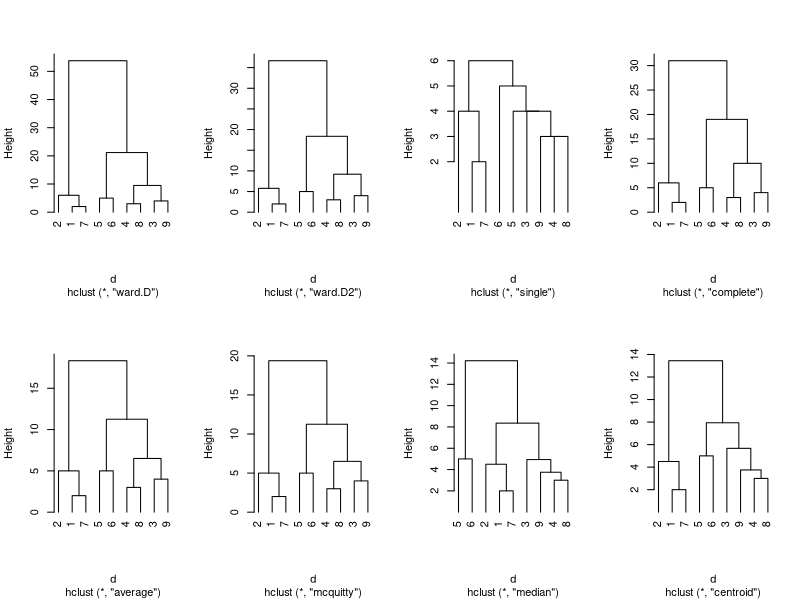
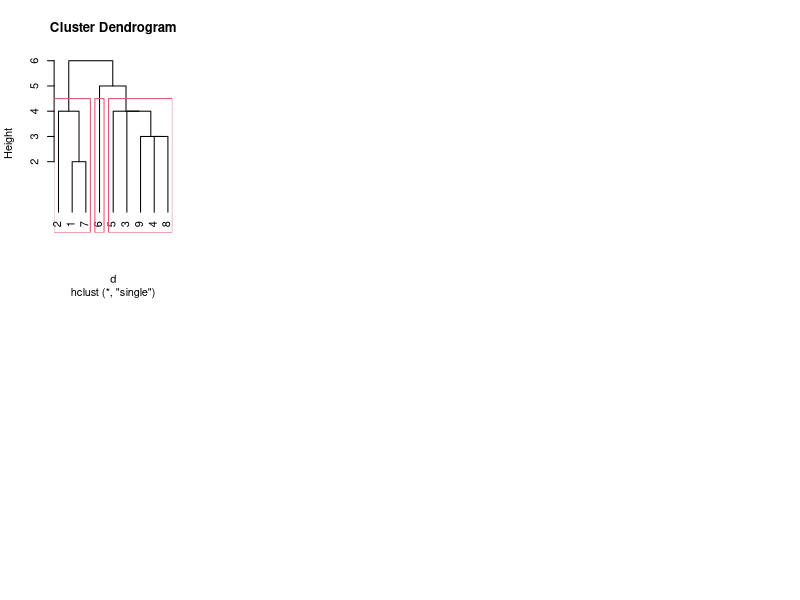

These charts were generated, in order, by the following R code:
#1.2
N=100000;x=runif(N,0,5);y=runif(N,0,10)
f <- function(x, y) {return(x * y * exp(-x * y - x^2))}
v=f(x,y)
summary(v)
mean(v)*50

install.packages("pracma")
library(pracma)
# 使用integral2函数进行数值积分
result <- integral2(f, 0, 5, 0, 10)
print(result)

#1.3
-qchisq(0.025, 10)+qchisq(0.975,10)
for (i in 10:50) print(-qchisq(0.025, i)+qchisq(0.975,i))

#1.4
N=100000
x=rexp(N,2);y=rexp(N,1);
p=0
n=1000
for(i in 1:n)
{	x1=sample(x,100);y1=sample(y,100);mx=mean(x1);my=mean(y1)
if((2*mx/my)>1) p=p+1
}

p=p/n
p

#1.5

#1.6
x=c(11,15,21,31,35,40,9,28,25)
d=dist(x,method='euclidean')
op=par(mfrow=c(2,4))
methods=c("ward.D","ward.D2","single","complete","average","mcquitty","median","centroid")
for(i in 1:8){ hc=hclust(d,method=methods[i]); plot(hc,hang=-1,main='') }

hc=hclust(d,method=methods[3]); 
plot(hc,hang=-1)
rect.hclust(hc,k=3) 

#2
x=c(-0.8,-0.5,0,0.5,2,2.4,2.7,2.97)
mean(x)
var(x)
max(-x)
max(1/3*x)
